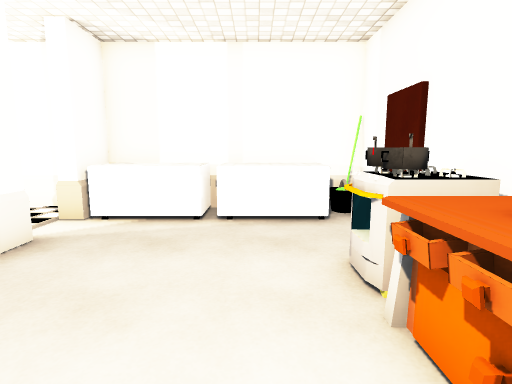
view 1 (above)

16 first-person views from a walk through a scene from a Unity 3-D project. The camera is 1.5 m above the floor, tilts 8° down and sees 80° across. The floor is counted in squares, 1 m on a side. Each view is taken from the middle of a square. On the plan, view 1 faces up. The plan holds only what a view shows up to about 15 squares ahead; the rest is blank. The player is left out. Some surface patterns are stand-ins.

view 2
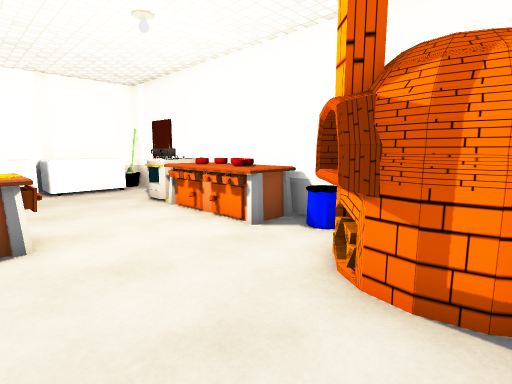

view 3
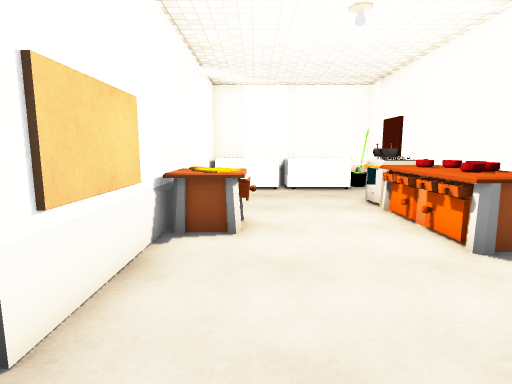

view 4
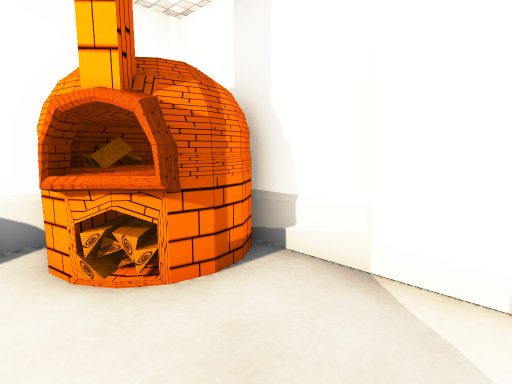

view 5
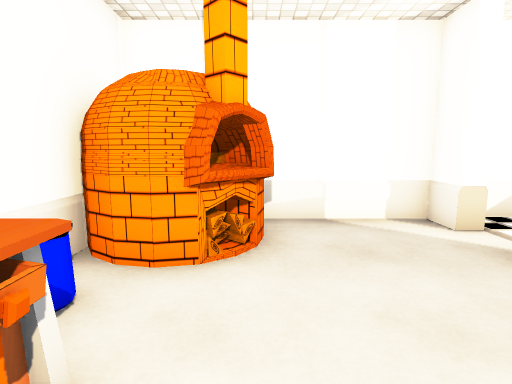

view 6
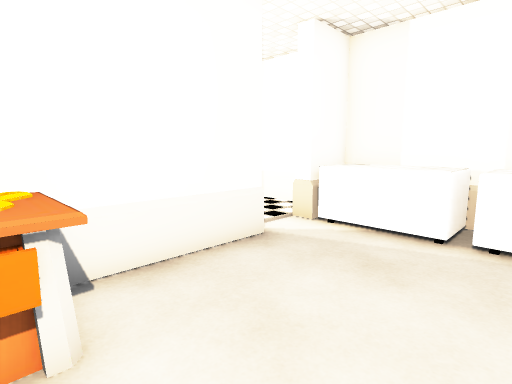

view 7
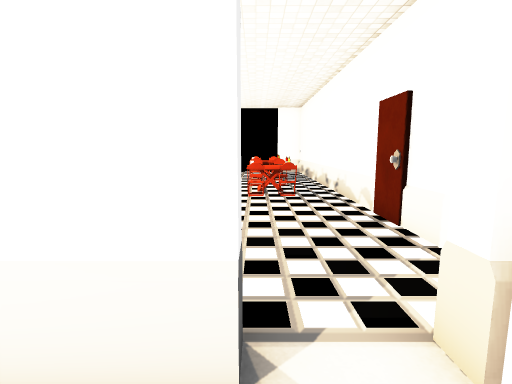

view 8
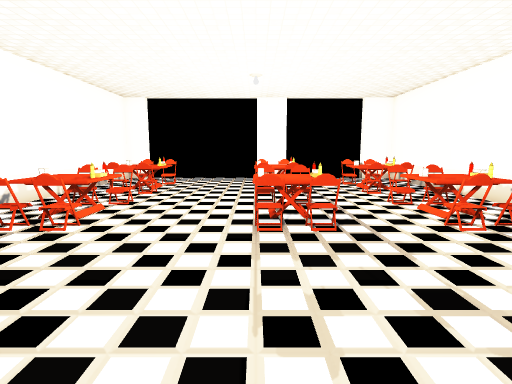

view 9
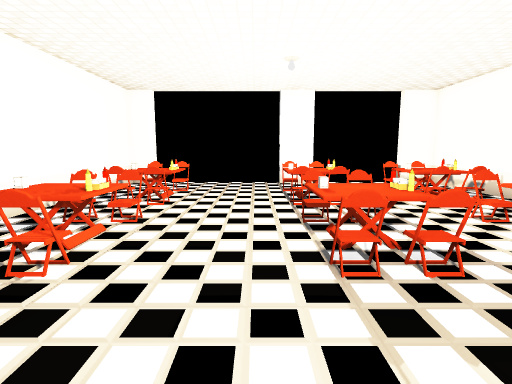

view 10
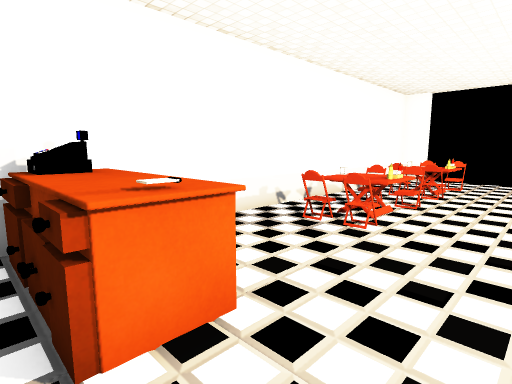

view 11
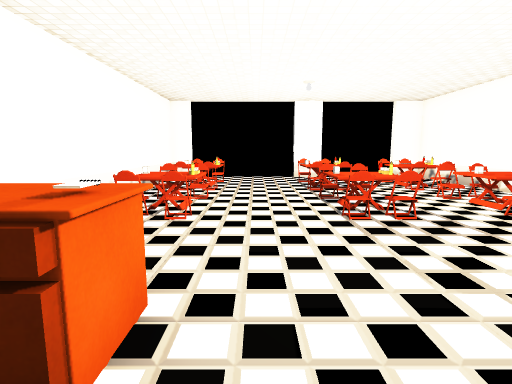

view 12
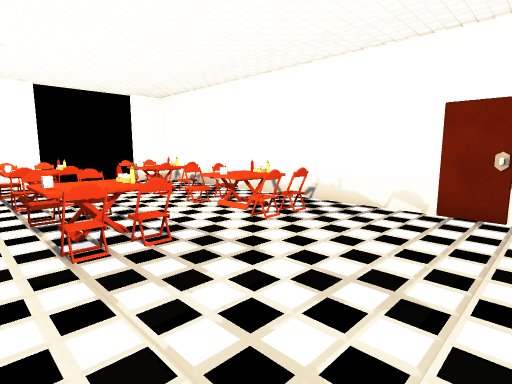

view 13
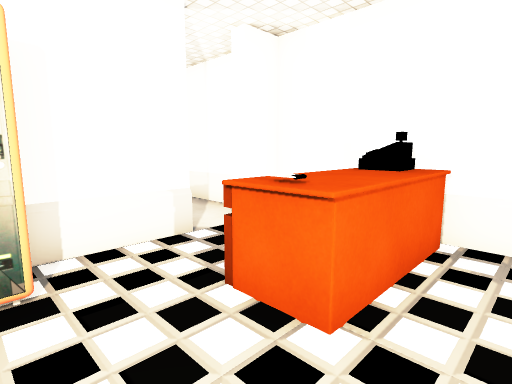

view 14
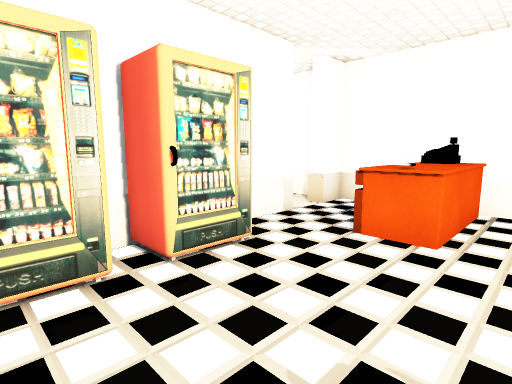

view 15
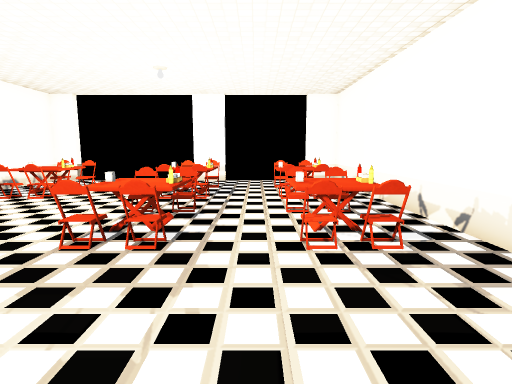

view 16
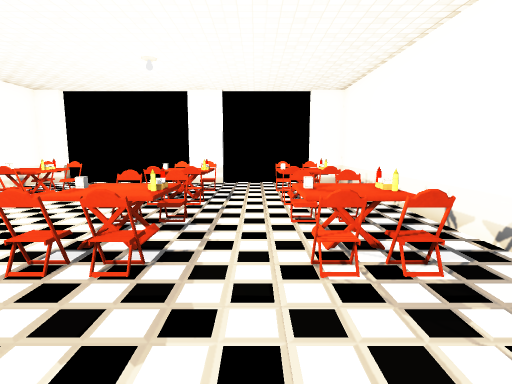

### Floor plan
Points are (right, up) in squares from view 1. A wall is a line through its corners. A room is listed if a view was taken in it or the views show most of it. See-through windows are left out.
Room 1 (views 1, 2, 3, 4, 5, 6, 7)
walls: (-3.7, 4.9) (-3.7, -3.1); (2.7, -3.8) (2.7, 7.8) (-3.7, 7.8) (-3.7, 6.4); (-3.7, -4.5) (-3.7, -5.5) (0.7, -5.5)
ways out: opening at (-4, -4) to room 2; opening at (-4, 5.5) to room 2
objects: other object (-3, 0) to (-2, 1); other object (-3, 6) to (-1, 7); other object (0, -5) to (2, -3); other object (0, 6) to (1, 7); other object (1, -1) to (1, 2); other object (1, 3); other object (1, 4); other object (2, -2) to (2, -1); other object (2, 3); other object (2, 4); other object (2, 7)
Room 2 (views 8, 9, 10, 11, 12, 13, 14, 15, 16)
walls: (-13.4, 7.8) (-14.5, 7.8); (-16.4, 7.8) (-19.5, 7.8); (-8.4, 7.8) (-11.5, 7.8); (-21.6, 2.5) (-21.6, 1); (-21.9, 1.1) (-21.9, -4.5); (-4.2, 4.9) (-3.7, 4.9); (-4.2, -3.1) (-4.2, -0.6); (-5.4, 7.8) (-6.5, 7.8); (-21.9, 6.4) (-21.9, 2.5); (-3.7, 6.4) (-4.2, 6.4); (-21.6, -5.5) (-4.2, -5.5) (-4.2, -4.5) (-3.7, -4.5); (-21.6, 7.9) (-21.6, 6.4)
ways out: opening at (-4, -4) to room 1; opening at (-4, 5.5) to room 1
objects: other object (-22, -5); other object (-22, 2); other object (-22, 7); other object (-20, 8); other object (-19, -4) to (-16, -3); other object (-19, 1) to (-16, 2); other object (-19, 5) to (-16, 6); other object (-18, 8); other object (-16, 8); other object (-15, -4) to (-12, -3); other object (-15, 1) to (-12, 2); other object (-15, 5) to (-12, 6); other object (-15, 8); other object (-13, 8); other object (-12, 8); other object (-10, 8); other object (-8, -5) to (-6, -2); other object (-8, 8); other object (-7, -5); other object (-7, -2); other object (-7, 8); other object (-5, 0) to (-5, 1); other object (-5, 2); other object (-5, 3); other object (-5, 8)

Where each view was taken, in squares from view 1:
view 1: 0 up, 0 right, facing up
view 2: 5 down, 3 left, facing up-right
view 3: 5 down, 2 left, facing up
view 4: 2 down, 3 left, facing down-right
view 5: 1 up, 0 right, facing down
view 6: 1 up, 0 right, facing up-left
view 7: 5 up, 2 left, facing left
view 8: 1 up, 6 left, facing left
view 9: 0 up, 8 left, facing left
view 10: 0 up, 6 left, facing down-left
view 11: 1 down, 5 left, facing left
view 12: 0 up, 7 left, facing up-left
view 13: 0 up, 9 left, facing down-right
view 14: 3 up, 9 left, facing down-right
view 15: 4 up, 7 left, facing left
view 16: 4 up, 8 left, facing left
